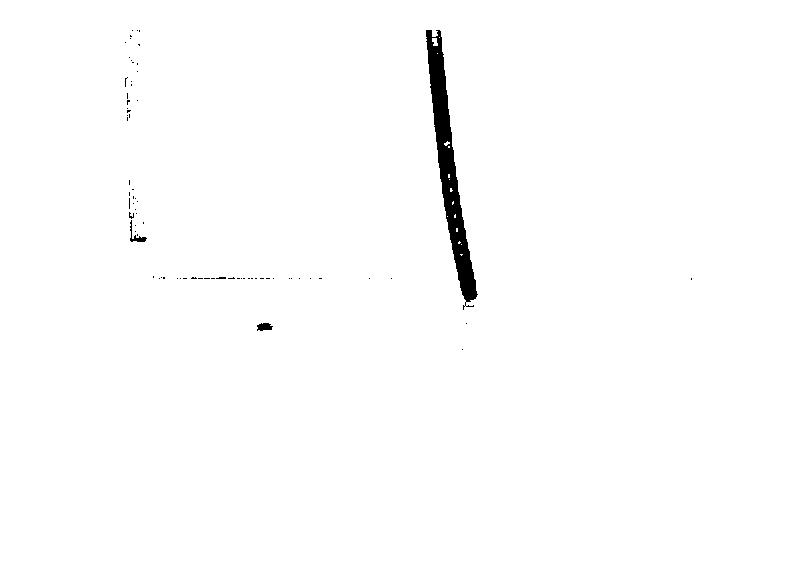
%> input picture matlab/beltBlack.jpg, 804 x 566 px
$ octave --eval "result = infoOfBig(imread('beltBlack.jpg'));"   (GNU Octave 9; MATLAB toolbox functions it lacks are replaced by stand-ins)
%> lines starting %> are read from the running program, lines starting %| are printed output that depends on the picture; in (x1, y1, x2, y2) boxes, pixels count from 0 and x2, y2 are one past the last pixel; in counts of white or black regions, pixels touching at a corner belong together; the program's own positions count from 1
%-------------------------------------------------------------------------------

% Find the largest black connected component and return its info

% along with the info of all other connected components

% Input image is RGB

function [newDat bigDat] = infoOfBig(img);

    grayim = rgb2gray(img);

    bw = im2bw(grayim,25/256);
%> bw: size 566x804 logical; 99% white; 75 black regions (72 under 20 px), largest, box (x1, y1, x2, y2) and area: (426, 30, 478, 310) 4139, (257, 323, 273, 331) 94, (130, 220, 147, 242) 92

    h = ones(7,7)/49;

    bwf = imfilter(bw,h);
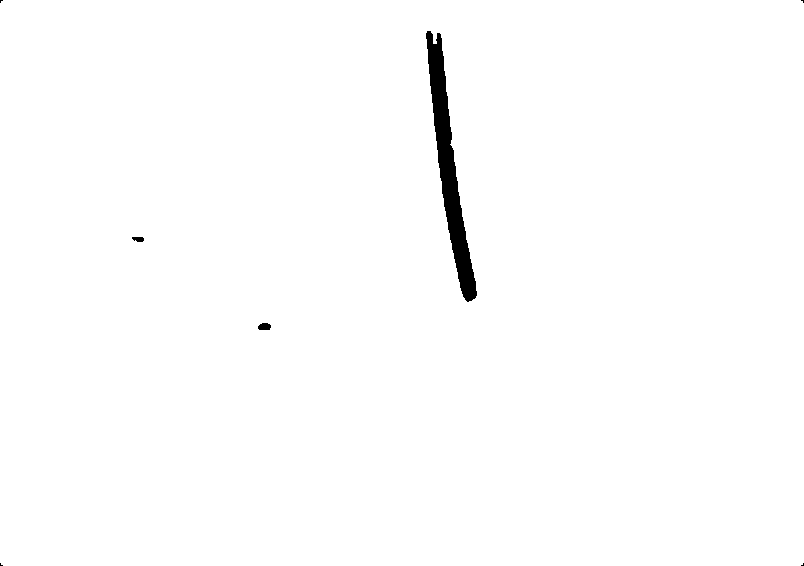
%> bwf: size 566x804 logical; 99.1% white; 7 black regions (4 under 20 px), largest, box (x1, y1, x2, y2) and area: (426, 31, 477, 302) 4171, (258, 323, 271, 330) 77, (132, 237, 144, 242) 49

    for i = 1:5

        bwf = imfilter(bwf,h);

    end
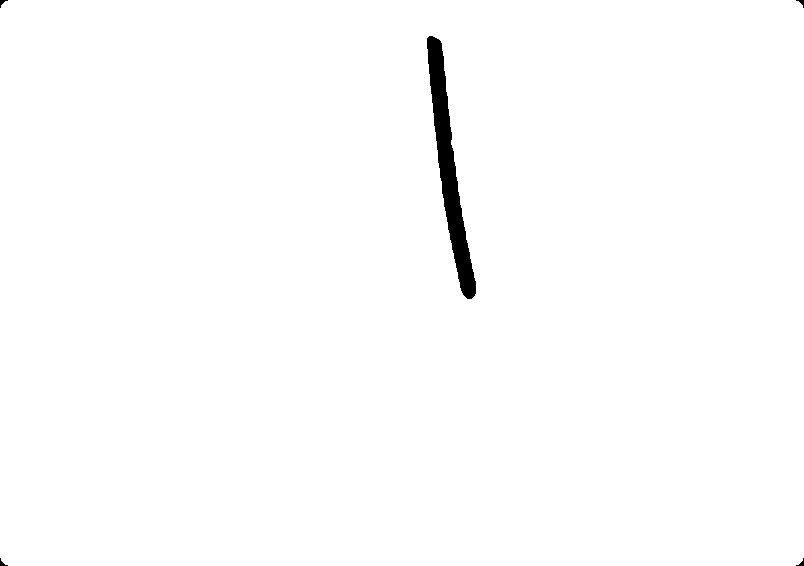
%> bwf: size 566x804 logical; 99.1% white; 5 black regions, box (x1, y1, x2, y2) and area: (427, 36, 476, 299) 4092, (0, 0, 8, 8) 25, (796, 0, 804, 8) 25, (0, 558, 8, 566) 25, (796, 558, 804, 566) 25

    rvBwf = ~bwf;
%> rvBwf: size 566x804 logical; 0.92% white; 5 white regions

    cc = bwconncomp(rvBwf,4);
%> cc = 5 connected components

    figure, imshow(rvBwf);

    itmData = regionprops(cc,'all');
%> itmData = 5 regions; largest, box (x1, y1, x2, y2), Area, Centroid, MajorAxisLength, MinorAxisLength and Eccentricity: (427, 36, 476, 299) 4092 [449.7 169] 299.7 18.96 0.998, (0, 0, 8, 8) 25 [2.9 2.9] 10.03 5.23 0.853, (0, 558, 8, 566) 25 [2.9 564.1] 10.03 5.23 0.853, (796, 0, 804, 8) 25 [802.1 2.9] 10.03 5.23 0.853

    [unused, order] = sort([itmData(:).Area],'descend');
%> unused = [4092 25 25 25 25]; order = [3 1 2 4 5]

    newDat = itmData(order);
%> newDat has the same summary as itmData

    bigDat = newDat(1);
%> bigDat = 1 region; box (x1, y1, x2, y2), Area, Centroid, MajorAxisLength, MinorAxisLength and Eccentricity: (427, 36, 476, 299) 4092 [449.7 169] 299.7 18.96 0.998
%> `result = infoOfBig(imread('beltBlack.jpg'));`: result has the same summary as itmData in infoOfBig

end
